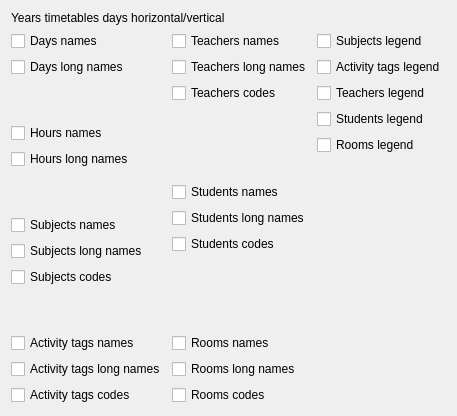
     <widget class="QWidget" name="tabWidgetPage8">
      <attribute name="title">
       <string>8</string>
      </attribute>
      <layout class="QGridLayout" name="gridLayout_9">
       <item row="0" column="0" colspan="3">
        <widget class="QLabel" name="label_8">
         <property name="text">
          <string>Years timetables days horizontal/vertical</string>
         </property>
        </widget>
       </item>
       <item row="1" column="0">
        <layout class="QVBoxLayout" name="verticalLayout_9">
         <item>
          <widget class="QCheckBox" name="yearsDaysHVDaysNamesCheckBox">
           <property name="text">
            <string>Days names</string>
           </property>
          </widget>
         </item>
         <item>
          <widget class="QCheckBox" name="yearsDaysHVDaysLongNamesCheckBox">
           <property name="text">
            <string>Days long names</string>
           </property>
          </widget>
         </item>
         <item>
          <spacer name="verticalSpacer_24">
           <property name="orientation">
            <enum>Qt::Vertical</enum>
           </property>
           <property name="sizeHint" stdset="0">
            <size>
             <width>20</width>
             <height>40</height>
            </size>
           </property>
          </spacer>
         </item>
         <item>
          <widget class="QCheckBox" name="yearsDaysHVHoursNamesCheckBox">
           <property name="text">
            <string>Hours names</string>
           </property>
          </widget>
         </item>
         <item>
          <widget class="QCheckBox" name="yearsDaysHVHoursLongNamesCheckBox">
           <property name="text">
            <string>Hours long names</string>
           </property>
          </widget>
         </item>
         <item>
          <spacer name="verticalSpacer_25">
           <property name="orientation">
            <enum>Qt::Vertical</enum>
           </property>
           <property name="sizeHint" stdset="0">
            <size>
             <width>20</width>
             <height>40</height>
            </size>
           </property>
          </spacer>
         </item>
         <item>
          <widget class="QCheckBox" name="yearsDaysHVSubjectsNamesCheckBox">
           <property name="text">
            <string>Subjects names</string>
           </property>
          </widget>
         </item>
         <item>
          <widget class="QCheckBox" name="yearsDaysHVSubjectsLongNamesCheckBox">
           <property name="text">
            <string>Subjects long names</string>
           </property>
          </widget>
         </item>
         <item>
          <widget class="QCheckBox" name="yearsDaysHVSubjectsCodesCheckBox">
           <property name="text">
            <string>Subjects codes</string>
           </property>
          </widget>
         </item>
         <item>
          <spacer name="verticalSpacer_26">
           <property name="orientation">
            <enum>Qt::Vertical</enum>
           </property>
           <property name="sizeHint" stdset="0">
            <size>
             <width>20</width>
             <height>40</height>
            </size>
           </property>
          </spacer>
         </item>
         <item>
          <widget class="QCheckBox" name="yearsDaysHVActivityTagsNamesCheckBox">
           <property name="text">
            <string>Activity tags names</string>
           </property>
          </widget>
         </item>
         <item>
          <widget class="QCheckBox" name="yearsDaysHVActivityTagsLongNamesCheckBox">
           <property name="text">
            <string>Activity tags long names</string>
           </property>
          </widget>
         </item>
         <item>
          <widget class="QCheckBox" name="yearsDaysHVActivityTagsCodesCheckBox">
           <property name="text">
            <string>Activity tags codes</string>
           </property>
          </widget>
         </item>
        </layout>
       </item>
       <item row="1" column="1">
        <layout class="QVBoxLayout" name="verticalLayout_10">
         <item>
          <widget class="QCheckBox" name="yearsDaysHVTeachersNamesCheckBox">
           <property name="text">
            <string>Teachers names</string>
           </property>
          </widget>
         </item>
         <item>
          <widget class="QCheckBox" name="yearsDaysHVTeachersLongNamesCheckBox">
           <property name="text">
            <string>Teachers long names</string>
           </property>
          </widget>
         </item>
         <item>
          <widget class="QCheckBox" name="yearsDaysHVTeachersCodesCheckBox">
           <property name="text">
            <string>Teachers codes</string>
           </property>
          </widget>
         </item>
         <item>
          <spacer name="verticalSpacer_27">
           <property name="orientation">
            <enum>Qt::Vertical</enum>
           </property>
           <property name="sizeHint" stdset="0">
            <size>
             <width>20</width>
             <height>40</height>
            </size>
           </property>
          </spacer>
         </item>
         <item>
          <widget class="QCheckBox" name="yearsDaysHVStudentsNamesCheckBox">
           <property name="text">
            <string>Students names</string>
           </property>
          </widget>
         </item>
         <item>
          <widget class="QCheckBox" name="yearsDaysHVStudentsLongNamesCheckBox">
           <property name="text">
            <string>Students long names</string>
           </property>
          </widget>
         </item>
         <item>
          <widget class="QCheckBox" name="yearsDaysHVStudentsCodesCheckBox">
           <property name="text">
            <string>Students codes</string>
           </property>
          </widget>
         </item>
         <item>
          <spacer name="verticalSpacer_28">
           <property name="orientation">
            <enum>Qt::Vertical</enum>
           </property>
           <property name="sizeHint" stdset="0">
            <size>
             <width>20</width>
             <height>40</height>
            </size>
           </property>
          </spacer>
         </item>
         <item>
          <widget class="QCheckBox" name="yearsDaysHVRoomsNamesCheckBox">
           <property name="text">
            <string>Rooms names</string>
           </property>
          </widget>
         </item>
         <item>
          <widget class="QCheckBox" name="yearsDaysHVRoomsLongNamesCheckBox">
           <property name="text">
            <string>Rooms long names</string>
           </property>
          </widget>
         </item>
         <item>
          <widget class="QCheckBox" name="yearsDaysHVRoomsCodesCheckBox">
           <property name="text">
            <string>Rooms codes</string>
           </property>
          </widget>
         </item>
        </layout>
       </item>
       <item row="1" column="2">
        <layout class="QVBoxLayout" name="verticalLayout_38">
         <item>
          <widget class="QCheckBox" name="yearsDaysHVSubjectsLegendCheckBox">
           <property name="text">
            <string>Subjects legend</string>
           </property>
          </widget>
         </item>
         <item>
          <widget class="QCheckBox" name="yearsDaysHVActivityTagsLegendCheckBox">
           <property name="text">
            <string>Activity tags legend</string>
           </property>
          </widget>
         </item>
         <item>
          <widget class="QCheckBox" name="yearsDaysHVTeachersLegendCheckBox">
           <property name="text">
            <string>Teachers legend</string>
           </property>
          </widget>
         </item>
         <item>
          <widget class="QCheckBox" name="yearsDaysHVStudentsLegendCheckBox">
           <property name="text">
            <string>Students legend</string>
           </property>
          </widget>
         </item>
         <item>
          <widget class="QCheckBox" name="yearsDaysHVRoomsLegendCheckBox">
           <property name="text">
            <string>Rooms legend</string>
           </property>
          </widget>
         </item>
         <item>
          <spacer name="verticalSpacer_95">
           <property name="orientation">
            <enum>Qt::Vertical</enum>
           </property>
           <property name="sizeHint" stdset="0">
            <size>
             <width>20</width>
             <height>40</height>
            </size>
           </property>
          </spacer>
         </item>
        </layout>
       </item>
      </layout>
     </widget>
